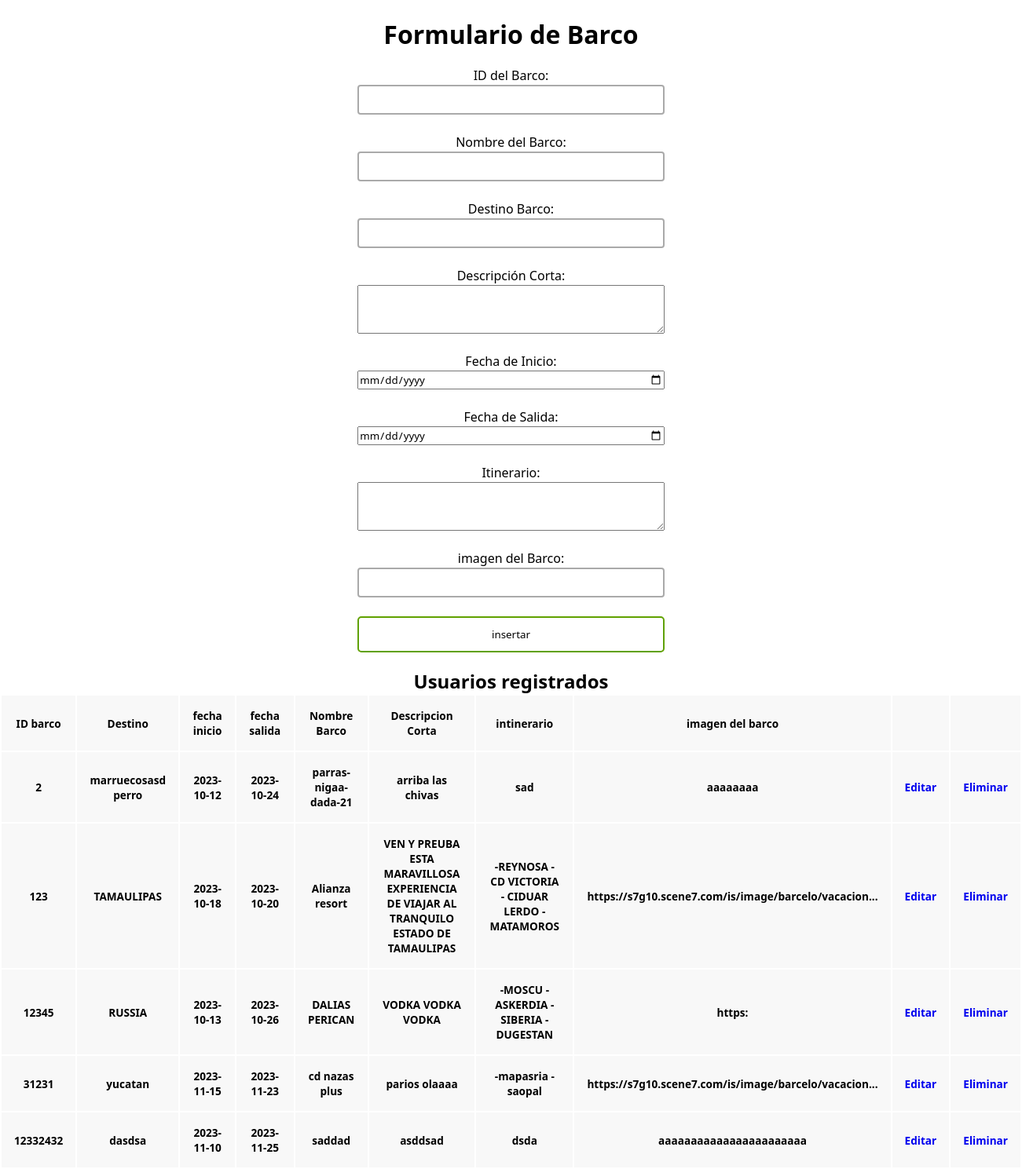
The app's page /admin.php with its own data.
### tables this page shows
CREATE TABLE `crucero` (
  `id_crucero` int(11) NOT NULL,
  `destino_crucero` varchar(50) NOT NULL,
  `fechainicio_crucero` varchar(10) NOT NULL,
  `fechacierre_crucero` varchar(10) NOT NULL,
  `barco_crucero` varchar(30) NOT NULL,
  `descripcion_crucero` varchar(100) NOT NULL,
  `itinerario_crucero` varchar(150) NOT NULL,
  `refimagen_crucero` varchar(150) NOT NULL
);

### admin.php (the view, shortened to what this page needs)
<?php
$con = connection();
$sql = "SELECT * FROM CRUCERO";
$query = mysqli_query($con, $sql);
?>
<!DOCTYPE html>
<html lang="en">
<head>
    <link href="admin-styles.css" rel="stylesheet">
</head>
<body>
<br>
<div class="users-form">
        <h1>Formulario de Barco</h1>
        <form id = "formularioBarcos" name="formularioBarcos"action="insert.php" method="post" >
            <label for="idBarco">ID del Barco:</label>
            <input type="text" id="id_crucero" name="id_crucero" required><br>
            <label for="nombreBarco">Nombre del Barco:</label>
            <input type="text" id="nombreBarco" name="nombreBarco" required><br>
            <label for="destinoBarco">Destino Barco:</label>
            <input type="text" id="destinoBarco" name="destinoBarco" required><br>
            <label for="descripcionCorta">Descripción Corta:</label>
            <textarea id="descripcionCorta" name="descripcionCorta" rows="4" cols="50" required></textarea><br>
            <label for="fechaInicio">Fecha de Inicio:</label>
            <input type="date" id="fechaInicio" name="fechaInicio" required><br>
            <label for="fechaSalida">Fecha de Salida:</label>
            <input type="date" id="fechaSalida" name="fechaSalida" required><br>
            <label for="itinerario">Itinerario:</label>
            <textarea id="itinerario" name="itinerario" rows="4" cols="50" required></textarea><br>
            <label for="imagen">imagen del Barco:</label>
            <input type="text" id="imagenBarco" name="imagenBarco" required><br>
            <input type="submit" value="insertar" name="insertar">
        </form>
</div>
<div class="users-table">
        <h2>Usuarios registrados</h2>
        <table>
            <thead>
                <tr>
                    <th>ID barco</th>
                    <th>Destino</th>
                    <th>fecha inicio</th>
                    <th>fecha salida</th>
                    <th>Nombre Barco</th>
                    <th>Descripcion Corta</th>
                    <th>intinerario</th>
                    <th>imagen del barco</th>
                    <th></th>
                    <th></th>
                </tr>
            </thead>
            <tbody>
                <?php while ($row = mysqli_fetch_array($query)): ?>
                    <tr>
                        <th><?= $row['id_crucero'] ?></th>
                        <th><?= $row['destino_crucero'] ?></th>
                        <th><?= $row['fechainicio_crucero'] ?></th>
                        <th><?= $row['fechacierre_crucero'] ?></th>
                        <th><?= $row['barco_crucero'] ?></th>
                        <th><?= $row['descripcion_crucero'] ?></th>
                        <th><?= $row['itinerario_crucero'] ?></th>
                        <th><?= $row['refimagen_crucero'] ?></th>
                        <th><a href="update.php?id_crucero=<?= $row['id_crucero'] ?>" >Editar</a></th>
                        <th><a href="delete.php?id_crucero=<?= $row['id_crucero'] ?>" >Eliminar</a></th>
                    </tr>
                <?php endwhile; ?>
            </tbody>
        </table>
    </div>
</body>
</html>

### admin-styles.css (style rules this page uses)
* { box-sizing: border-box; margin: 0; padding: 0; }
html { font-family: 'Segoe UI', sans-serif; text-align: center; }
a { text-decoration: none; }
.users-form form { display: flex; flex-direction: column; gap: 1px; width: 30%; margin: 20px auto; text-align: center; }
.users-form form input { font-family: 'Segoe UI', sans-serif; }
.users-form form input[type=text], .users-form form input[type=password], .users-form form input[type=email] { padding: 8px; border:2px solid #aaa; border-radius:4px; outline:none; transition:.3s; }
.users-form form input[type=submit] { border: none; padding: 12px 50px; text-decoration: none; transition-duration: 0.4s; cursor: pointer; border-radius: 5px; background-color: white; color: black; border: 2px solid #60a100; }
table tr { background-color: #f8f8f8; border: 1px solid #ddd; padding: 4px; }
table th { padding: 16px; text-align: center; font-size: .85em; }

### records on screen
crucero: id_crucero "2", destino_crucero "marruecosasd perro", fechainicio_crucero "2023-10-12", fechacierre_crucero "2023-10-24", barco_crucero "parras-nigaa-dada-21", descripcion_crucero "arriba las chivas", itinerario_crucero "sad", refimagen_crucero "aaaaaaaa"
crucero: id_crucero "123", destino_crucero "TAMAULIPAS", fechainicio_crucero "2023-10-18", fechacierre_crucero "2023-10-20", barco_crucero "Alianza resort", descripcion_crucero "VEN Y PREUBA ESTA MARAVILLOSA EXPERIENCIA DE VIAJAR AL TRANQUILO ESTADO DE TAMAULIPAS", itinerario_crucero "-REYNOSA -CD VICTORIA - CIDUAR LERDO -MATAMOROS", refimagen_crucero "https://s7g10.scene7.com/is/image/barcelo/vacacion..."
crucero: id_crucero "12345", destino_crucero "RUSSIA", fechainicio_crucero "2023-10-13", fechacierre_crucero "2023-10-26", barco_crucero "DALIAS PERICAN", descripcion_crucero "VODKA VODKA VODKA", itinerario_crucero "-MOSCU -ASKERDIA -SIBERIA -DUGESTAN", refimagen_crucero "https:"
crucero: id_crucero "31231", destino_crucero "yucatan", fechainicio_crucero "2023-11-15", fechacierre_crucero "2023-11-23", barco_crucero "cd nazas plus", descripcion_crucero "parios olaaaa", itinerario_crucero "-mapasria -saopal", refimagen_crucero "https://s7g10.scene7.com/is/image/barcelo/vacacion..."
crucero: id_crucero "12332432", destino_crucero "dasdsa", fechainicio_crucero "2023-11-10", fechacierre_crucero "2023-11-25", barco_crucero "saddad", descripcion_crucero "asddsad", itinerario_crucero "dsda", refimagen_crucero "aaaaaaaaaaaaaaaaaaaaaaa"
